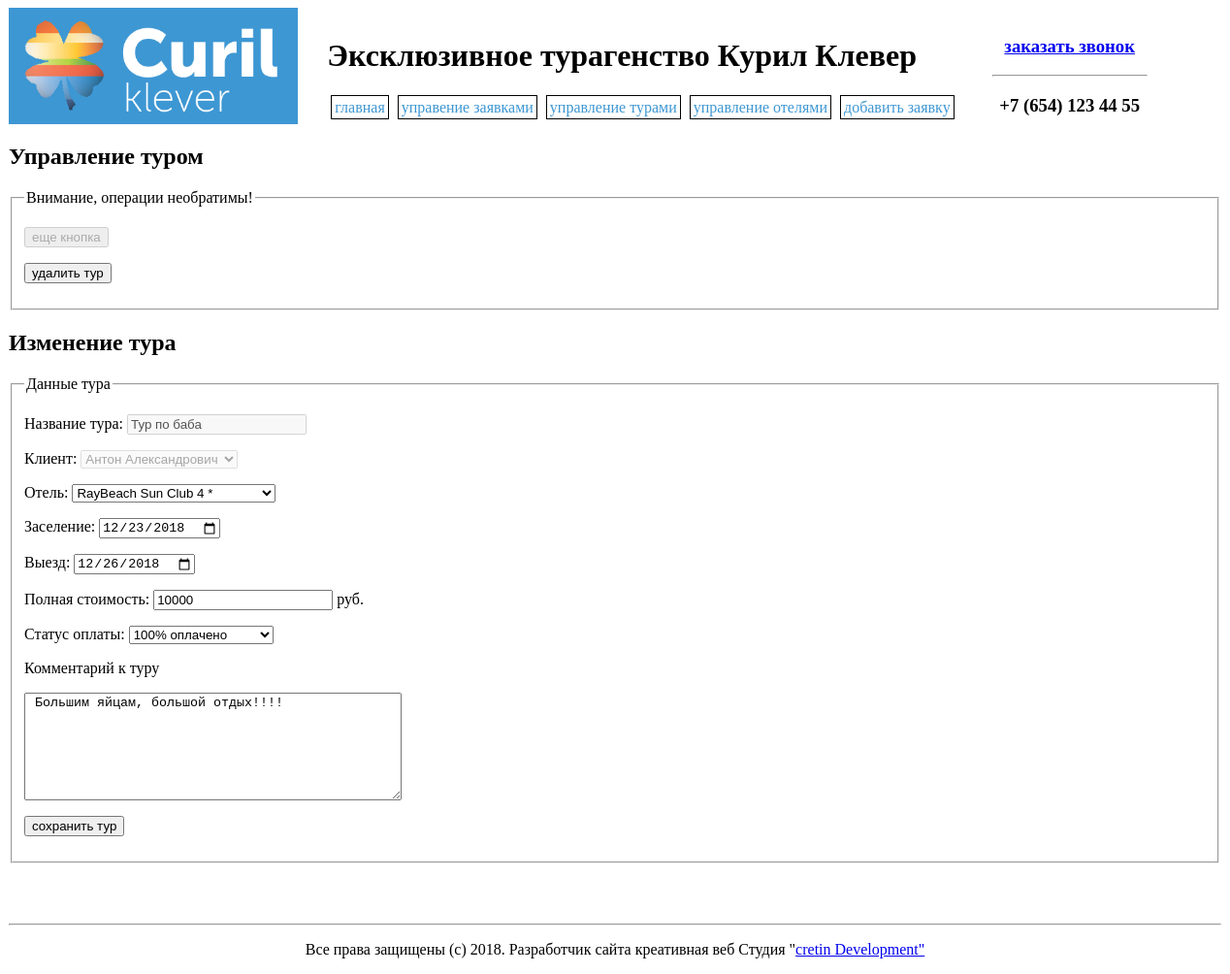
/edittour.php?tourid=17, run on the app's committed database.
### tables this page shows
CREATE TABLE IF NOT EXISTS `tours` (
  `id` int(11) NOT NULL AUTO_INCREMENT,
  `name` varchar(11) NOT NULL,
  `client_id` int(11) NOT NULL,
  `hotel_id` int(11) NOT NULL,
  `begin_date` datetime NOT NULL,
  `end_date` datetime NOT NULL,
  `comment` text NOT NULL,
  `price` int(11) NOT NULL,
  `pay_status` int(11) NOT NULL,
  PRIMARY KEY (`id`),
  KEY `hotel_id` (`hotel_id`),
  KEY `client_id` (`client_id`)
);

### edittour.php (the view, shortened to what this page needs)
<html>
	<head>
		<? require "head.php"; ?>
	</head>
	<body>
		<header>
			<?php
				require "header.php";
			?>
		</header>
        <div class="page">
        <?
        $createMode = 0;
        $tour_id = -1;
        $tourname = "";
        $clientid = "";
        $hotelid = "";
        $date_arrival = "";
        $date_departure = "";
        $price = "";
        $pay_status = "";
        $comment = "";
        if(isset($_GET["tourid"]))
        {
            $tour_id = $_GET["tourid"];
            $link = mysqli_connect($host, $user, $password, $database)
            or die("Ошибка " . mysqli_error($link));
            $query =
            "SELECT
                tours.id AS id,
                clients.first_name AS person_first_name,
                clients.second_name AS person_second_name,
                clients.id AS clientid,
                tours.name AS name,
                hotels.name AS hotel_name,
                tours.begin_date AS begin_date,
                tours.end_date AS end_date,
                tours.comment AS comment,
                tours.price AS price,
                tours.pay_status AS pay_status
            FROM
                tours
            INNER JOIN clients ON client_id = clients.id
            INNER JOIN hotels ON hotel_id = hotels.id
                    WHERE
                        tours.id=".$tour_id;
            $result = mysqli_query($link, $query) or die("Ошибка " . mysqli_error($link));
            $result = mysqli_fetch_assoc($result);
            if(count($result))
            {
                $tour_id = $result["id"];
                $tourname = $result["name"];
                $clientid = $result["clientid"];
                $hotelid = $result["hotel_id"];
                $date_arrival =  date("Y-m-d", strtotime($result["begin_date"]));
                $date_departure = date("Y-m-d", strtotime($result["end_date"]));
                $price = $result["price"];
                $pay_status = $result["pay_status"];
                $comment = $result["comment"];
            }
            else
            {
                echo_input_error("Некорректная ссылка!");
                exit();
            }
        }
        ?>
        <div class="page">
            <?
                if(!$createMode)
                {
                    ?>
                        <h2>Управление туром</h2>
                        <fieldset>
                            <legend>Внимание, операции необратимы!</legend>
                            <form action="edittour.php?<?if($tour_id > 0)echo 'tourid='.$tour_id;?><?if($createMode > 0)echo '&create=1';?>" method="post" name="controltourform">
                                <p><input type="submit" name='_tour' value="еще кнопка" disabled></p>
                                <p><input type="submit" name='delete_tour' value="удалить тур"></p>
                            </form>
                        </fieldset>
                    <?
                }
            ?>
            <H2>
            <?
            if($createMode)
                echo 'Создание тура';
            else
                echo 'Изменение тура';
            ?>
            </H2>
            <fieldset>
                <legend>Данные тура</legend>
                <form action="edittour.php?<?if($tour_id > 0)echo 'tourid='.$tour_id;?><?if($createMode > 0)echo '&create=1';?>" method="post" name="configuretourform">
                    <p><label> Название тура: <input name="<?if($createMode) echo 'tourname'?>" type="text" value="<?echo $tourname;?>" <?if(!$createMode) echo 'disabled';?>></label></p>
                    <p><label> Клиент:  <select name="<?if($createMode) echo 'clientid'?>" <?if(!$createMode) echo 'disabled';?>>
                        <?
                        $link = mysqli_connect($host, $user, $password, $database)
                        or die("Ошибка " . mysqli_error($link));
                        $query ="SELECT * FROM clients";
                        $result = mysqli_query($link, $query) or die("Ошибка " . mysqli_error($link));
                        while($person = mysqli_fetch_array($result))
                        {
                            ?>
                            <option  value="<?echo $person['id'];?>" <?if($person['id'] == $clientid) echo "selected";?> ><?echo $person['first_name'].' '.$person['second_name'];?></option>
                            <?
                        }
                        ?>
                    </select></label></p>
                    <p><label> Отель:  <select name="hotelid">
                        <?
                        $link = mysqli_connect($host, $user, $password, $database)
                        or die("Ошибка " . mysqli_error($link));
                        $query ="SELECT * FROM hotels";
                        $result = mysqli_query($link, $query) or die("Ошибка " . mysqli_error($link));
                        while($hotel = mysqli_fetch_array($result))
                        {
                            ?>
                            <option value="<?echo $hotel['id'];?>" <?if($hotel['id'] == $hotelid) echo "selected";?>  ><?echo $hotel['name'].' '.$hotel['stars_rate'].' *';?></option>
                            <?
                        }
                        ?>
                        </select>
                    </label></p>
                    <p><label> Заселение: <input type="date" name="date_arrival" value="<?echo $date_arrival;?>"></label></p>
                    <p><label> Выезд: <input type="date" name="date_departure" value="<?echo $date_departure;?>"></label></p>
                    <p><label> Полная стоимость: <input type="number" name="price" value="<?echo $price;?>"> руб.</label></p>
                    <p><label> Статус оплаты:
                        <select name="pay_status">
                            <option value="2" <? if($pay_status == 2) echo 'selected'; ?> >100% оплачено</option>
                        </select>
                    </label></p>
                    <p><label>Комментарий к туру</label></p>
                    <p><textarea name="comment" rows="7" cols="46"><?echo $comment;?> </textarea></p>
                    <?
                    if($createMode)
                    {
                    ?>
                        <p><input name="create_tour" type="submit"  value="создать тур"></p>
                    <?
                    }
                    else
                    {
                    ?>
                        <p><input name="save_tour" type="submit"  value="сохранить тур"></p>
                    <?
                    }
                    ?>
                </form>
            </fieldset>
        </div>
        <footer>
			<?php
				require "footer.php";
			?>
		</footer>
	</body>
</html>

### style.css (style rules this page uses)
.page { width:1250px; margin:0 auto; }

### data on the page
tours: name "Тур по баба", date_arrival "12/23/2018", date_departure "12/26/2018", price "10000", pay_status "100% оплачено", comment "Большим яйцам, большой отдых!!!!"

### other printed values
form field value "Антон Александрович"
form field hotelid "RayBeach Sun Club 4 *"
